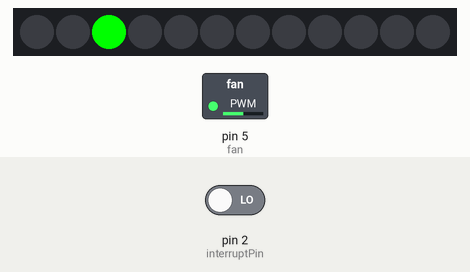
Bench run of a sketch on a simulated Arduino Uno, built with avr-gcc and run on an emulated ATmega328P. On the bench: 12 RGB LEDs in strip order, left to right, switched loads named in the sketch (green lamp = pin HIGH). Inputs (shaded band) come from the test bench; at power-on: pin 2 (interruptPin) LOW.

Above: at 0.46 s.
At 1.39 s:
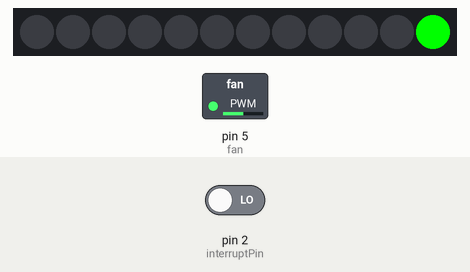

Measured:
- by itself, everything shown: repeats every 1.2 s, in 4 steps

The sketch:

Tacho_template.ino
```cpp
#include <FastLED.h>
#include <TimerOne.h>

#define LED_PIN     6           // LED pin
#define NUM_LEDS    12          // pocet LED
#define fan         5           // pin ventilatora

const byte interruptPin = 2;    // pin pre tacho
volatile int count = 0;         // pocitadlo pulzov
volatile int rpm = 0;           // hodnota RPM

CRGB leds[NUM_LEDS];


void setup() {

  // Inicializacia LED a seriovej komunikacie
  FastLED.addLeds<WS2812, LED_PIN, GRB>(leds, NUM_LEDS);
  Serial.begin(115200);
  delay(20);

  // Konstantna hodnota ventilatora
  pinMode(fan, OUTPUT);
  analogWrite(fan, 128);

  // Inicializacia externeho prerusenia
  attachInterrupt(digitalPinToInterrupt(interruptPin), adding, RISING);

  // Inicializacia vnutorneho casovaca
  Timer1.initialize();
  Timer1.attachInterrupt(Tacho);

}

void Tacho()
{
  // Tu naprogramujte vypocet otacok (RPM) a vypisanie hodnoty na obrazovku
}


void adding()
{
  // Tu naprogramujte inkrement pocitadla
}

void loop() {

  // LED koliesko
  for(int i = 0; i<=11; i++)
  {
    leds[i] = CRGB(0, 255, 0);
    if(i > 0)
    {
      leds[i-1] = CRGB(0, 0, 0);
    }
    FastLED.show();

    delay(20);
    if(i == 11)
    {
      leds[11] = CRGB(0, 0, 0);
    }
  }

}
```
